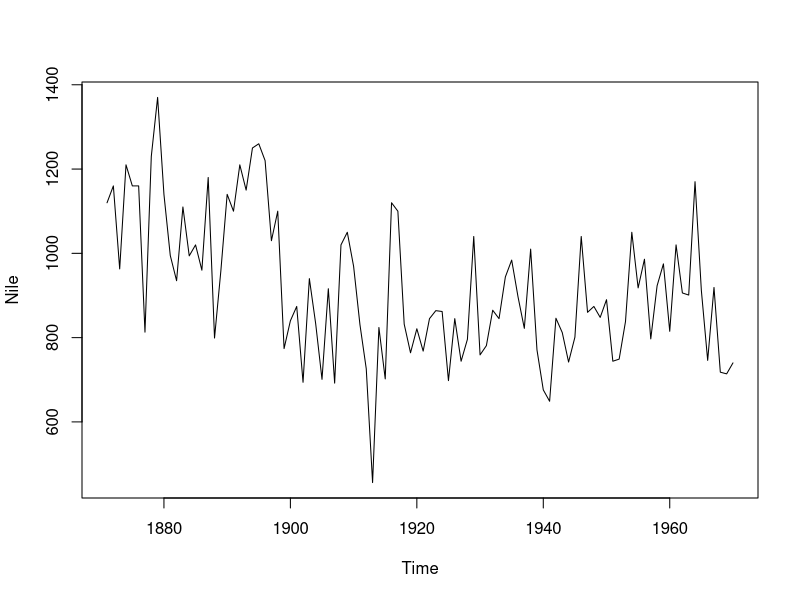
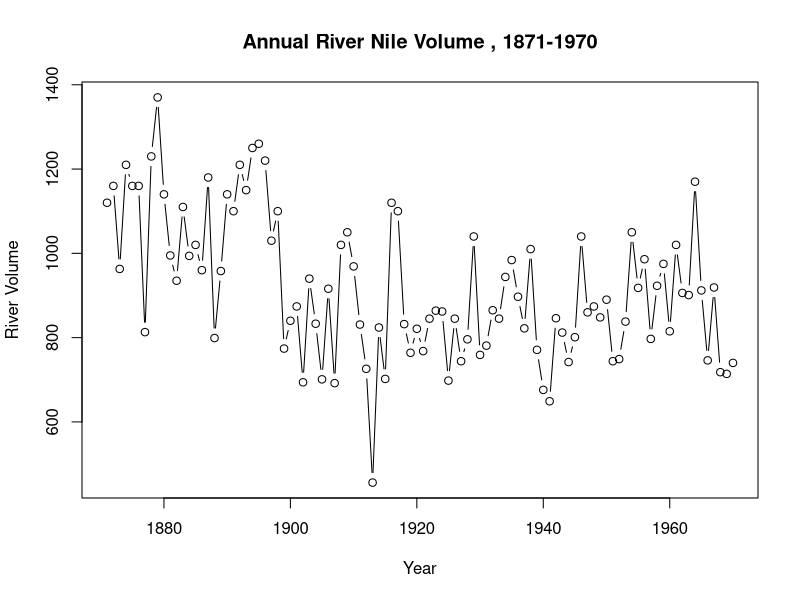
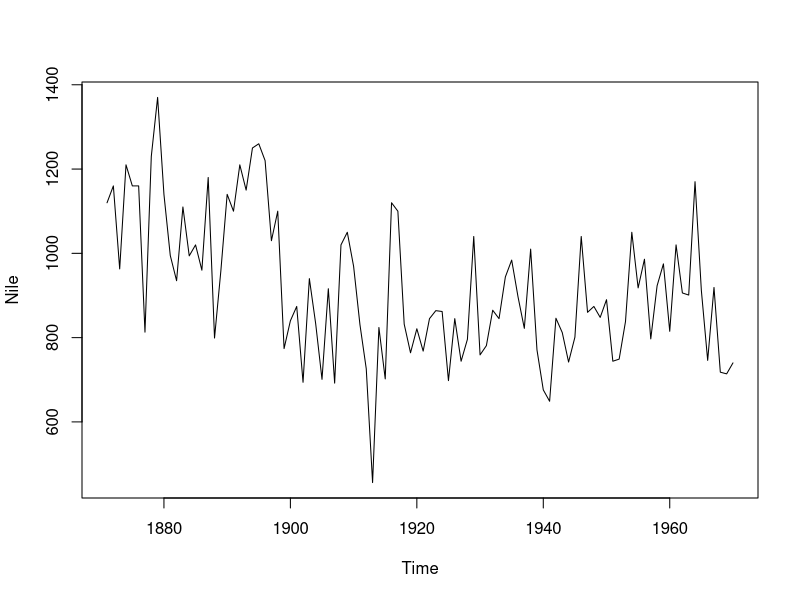
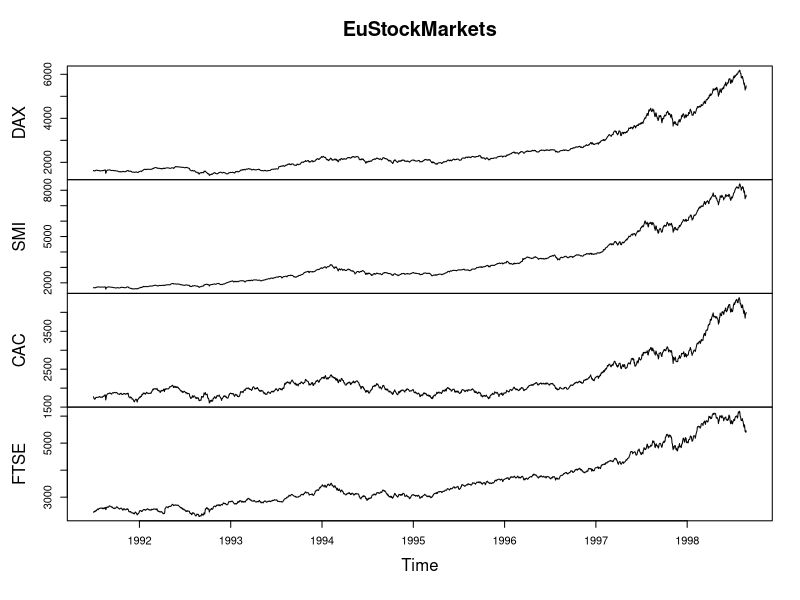
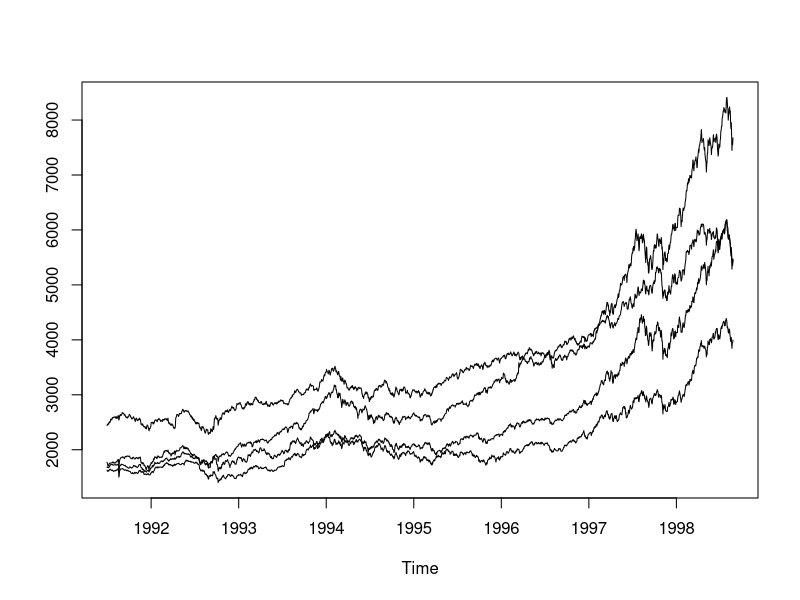
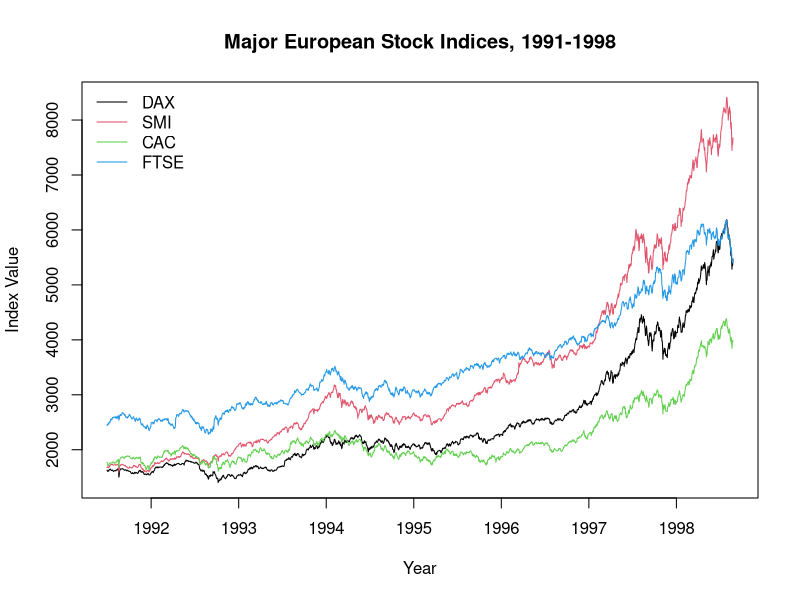
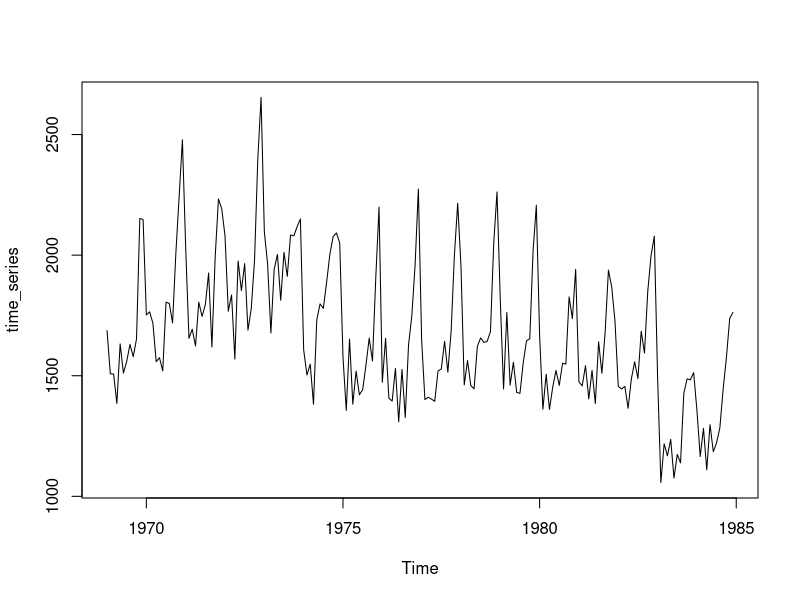
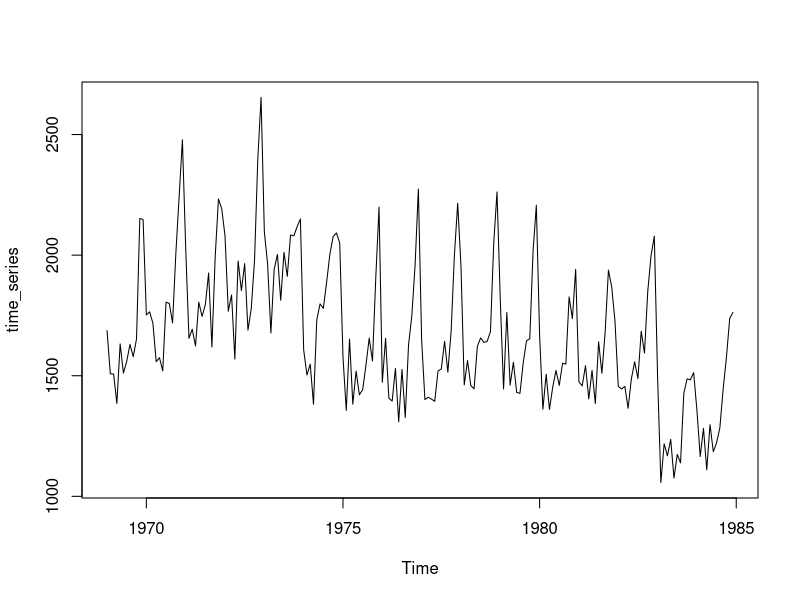

Generate these figures, in order, with R: (Note: this script raises an error after producing the figures.)
data("Nile")
Nile
data("EuStockMarkets")
View(EuStockMarkets)


length(Nile)
length(EuStockMarkets)

plot(Nile)
plot(Nile, xlab = "Year", ylab = "River Volume",main = "Annual River Nile Volume , 1871-1970",type = "b")
ts.plot(Nile)

plot(EuStockMarkets)
ts.plot(EuStockMarkets)
data("UKDriverDeaths")
UKDriverDeaths

#################################
#start end time frequency cycle - The deltat() function returns the fixed time interval between observations and the frequency() function returns the number of observations per unit time. Finally, the cycle() function returns the position in the cycle of each observation
start(Nile)
end(Nile)
time(Nile)
time(EuStockMarkets)
cycle(EuStockMarkets)
deltat(EuStockMarkets)
deltat(Nile)
frequency(Nile)
frequency(EuStockMarkets)
start(EuStockMarkets)

data("sunspot.month")
sunspot.month
#plot
ts.plot(EuStockMarkets, col = 1:4, xlab = "Year", ylab = "Index Value", main = "Major European Stock Indices, 1991-1998")

# Add a legend to your ts.plot
legend("topleft", colnames(EuStockMarkets), lty = 1, col = 1:4, bty = "n")

####time series object


time_series <- ts(UKDriverDeaths, start=1969 ,frequency = 12)
time_series
is.ts(time_series)
ts.plot(time_series)

#This property can stabilize variability when a series exhibits increasing variability over time. It may also be used to linearize a rapid growth pattern over time

linear_growth <- log(time_series)
ts.plot(time_series)
ts.plot(linear_growth)
length(dts)

####decompose and trends using stl

decomposets <- decompose(time_series)
decomposets
plot(decomposets)
# we can see a increasing trend
stlts <- stl(time_series, s.window = "periodic")
plot(stlts)

frequency(time_series)

#deseonalizing and detrend

dts <- diff(time_series)
plot(dts)
length(dts)

#using holtwinters model
len75 = (length(time_series)*75)/100
leny = (len75/12) - 1
leny
hots <- ts(UKDriverDeaths, start=c(1969,1) , end = c(1969+leny,12) ,frequency = 12)
plot(hots)


hotsm <- HoltWinters(hots)
hotsm
plot(hotsm)

len25  =  length(time_series) - length(hots)
p <- predict(hotsm, len25, prediction.interval = TRUE)
plot(hotsm,p)
sqrt(mean((hotsm-p)^2))
accuracy(hotsm , p)



#ARIMA
train_ats <- ts(UKDriverDeaths[1:144], start=c(1969,1) , end = c(1969+leny,12) ,frequency = 12)
train_ats <- diff(train_ats)
plot(train_ats)
test_ats <- ts(UKDriverDeaths[145:192], start=1981,frequency = 12)
test_ats
model = auto.arima(train_ats)
p <- predict(model,48)
autoplot(p)

train <- window(UKDriverDeaths,start = c(1969,1) ,end=c(1980,12))
train
model = auto.arima(train)
p <- forecast(model, h = 48)
p
plot(UKDriverDeaths)
plot(p)
accuracy(p,UKDriverDeaths)[,'RMSE']


#########################
train
fchw <- hw(train, seasonal = "additive", h = 48)
fchw
autoplot(fchw)
accuracy(p,UKDriverDeaths)[,'RMSE']
